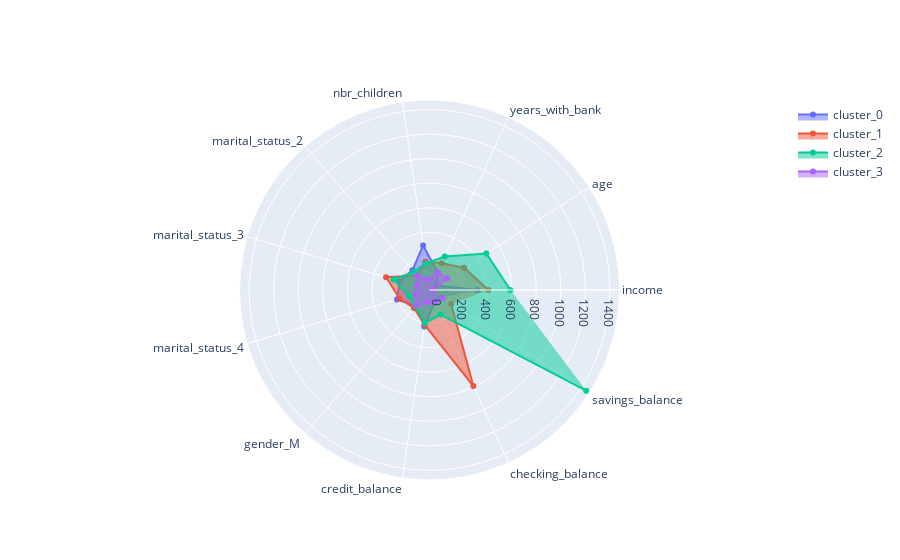

Notebook cell for this chart:
### Markdown cell above
***Changing clusterization method***

### Code cell
plot_radar_chart(Nik(df_cust_seg2, 'Robust', 'KMeans', 4, epsilon=0.2, min_samples=10))

### Figure 1 — Plotly figure (JSON) as saved in the notebook; plotly's stock layout.template omitted (floating-point values rounded to 4 significant figures)
{"data": [{"fill": "toself", "name": "cluster_0", "r": [319.5, -1.919, 89.6, 297.3, 142.8, 184.6, 206.5, 99.55, 230.3, 33.45, 46.5], "theta": ["income", "age", "years_with_bank", "nbr_children", "marital_status_2", "marital_status_3", "marital_status_4", "gender_M ", "credit_balance", "checking_balance", "savings_balance"], "type": "scatterpolar", "visible": true}, {"fill": "toself", "name": "cluster_1", "r": [410.6, 265.0, 169.1, 162.9, 86.7, 299.3, 182.7, 124.2, 215.5, 790.6, 140.1], "theta": ["income", "age", "years_with_bank", "nbr_children", "marital_status_2", "marital_status_3", "marital_status_4", "gender_M ", "credit_balance", "checking_balance", "savings_balance"], "type": "scatterpolar"}, {"fill": "toself", "name": "cluster_2", "r": [589.3, 480.7, 230.1, 149.0, 125.2, 235.8, 105.6, 106.3, 203.8, 150.7, 1447.0], "theta": ["income", "age", "years_with_bank", "nbr_children", "marital_status_2", "marital_status_3", "marital_status_4", "gender_M ", "credit_balance", "checking_balance", "savings_balance"], "type": "scatterpolar", "visible": true}, {"fill": "toself", "name": "cluster_3", "r": [-38.95, 102.2, 90.18, 17.24, 84.66, 39.12, 50.35, 97.01, 33.51, 39.84, 59.17], "theta": ["income", "age", "years_with_bank", "nbr_children", "marital_status_2", "marital_status_3", "marital_status_4", "gender_M ", "credit_balance", "checking_balance", "savings_balance"], "type": "scatterpolar", "visible": true}], "layout": {"autosize": true, "polar": {"angularaxis": {"type": "category"}, "radialaxis": {"autorange": true, "range": [-106.5, 1515.0], "type": "linear", "visible": true}}, "showlegend": true}}
